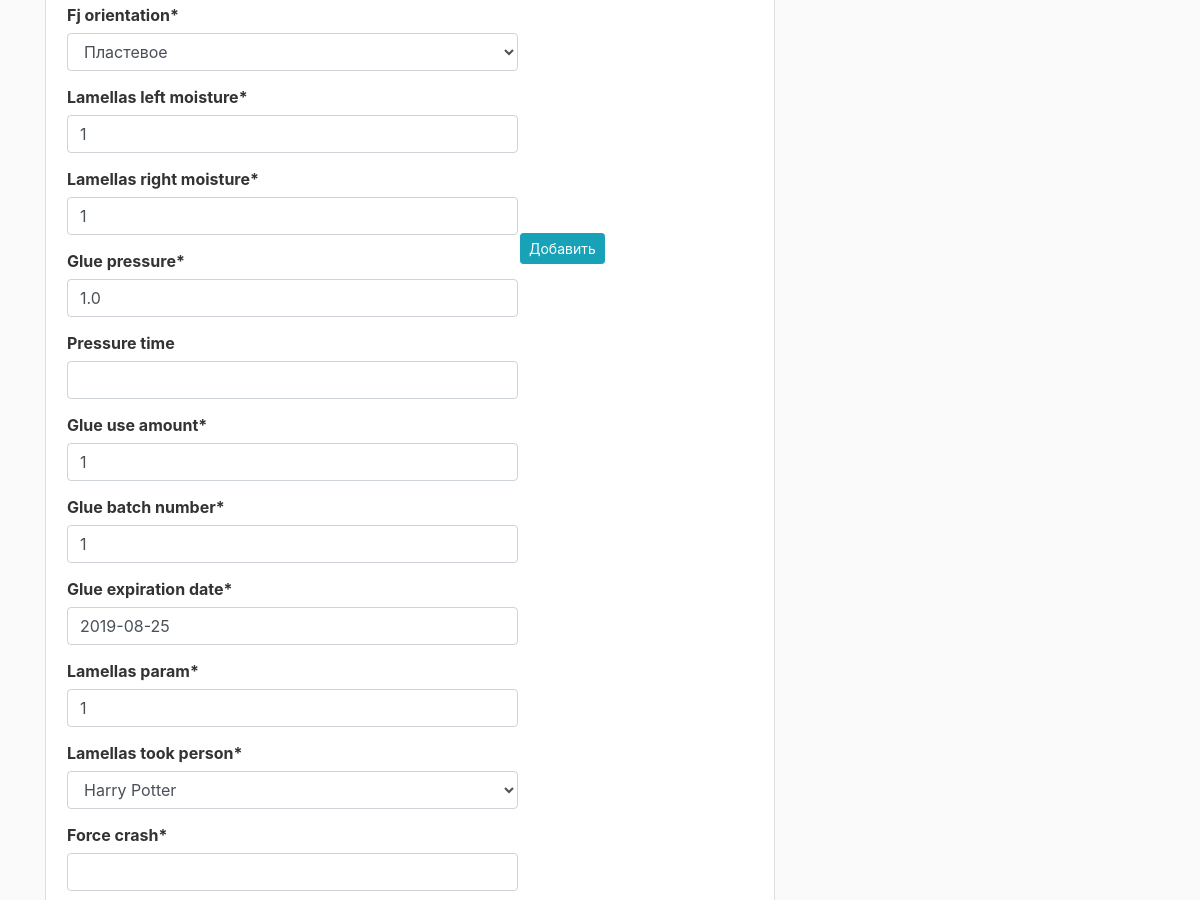
The app's page /bendtest/ (signed in, middle part), older data.
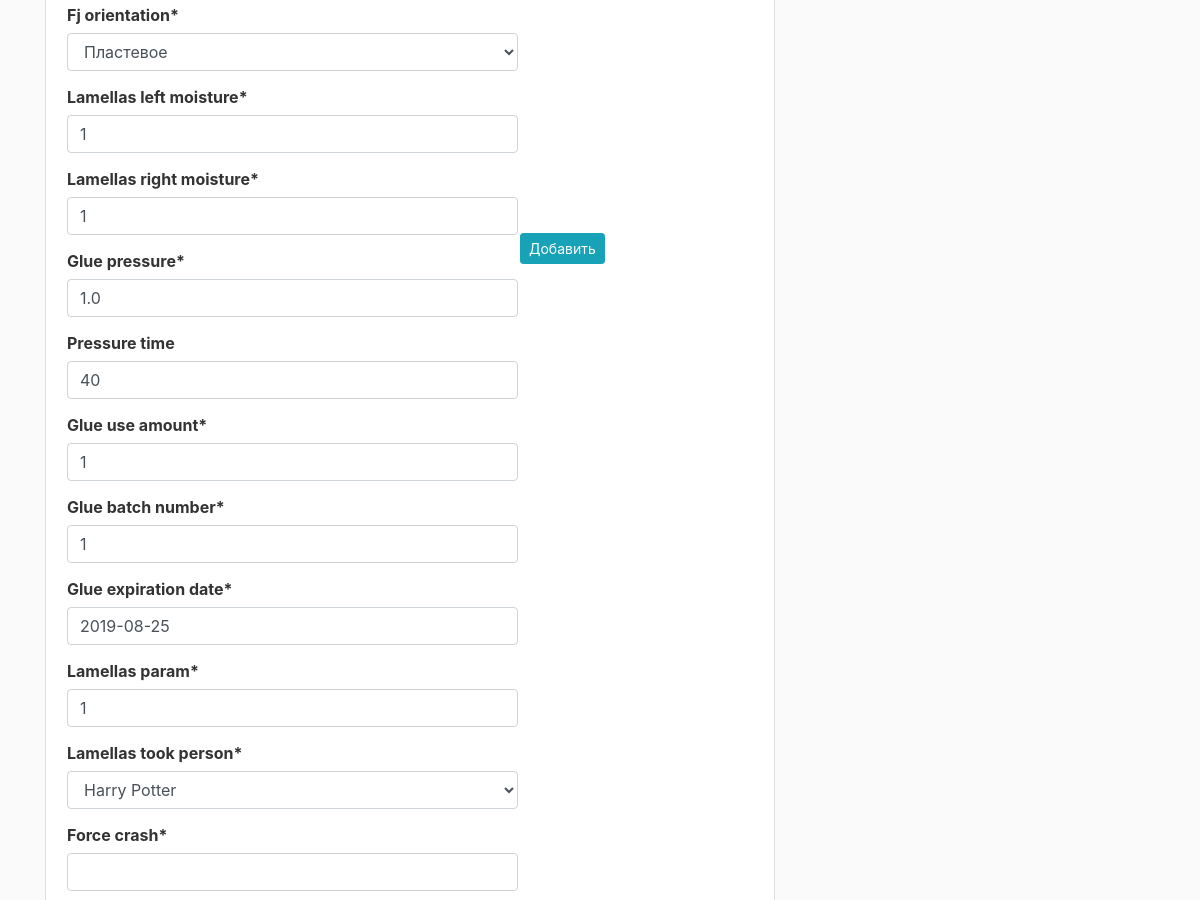
The same page, newer data.
### mainApp/models.py (models this page shows, shortened)
class TestLamella(models.Model):
	test_date = models.DateField()
	test_time = models.TimeField(blank=True, null=True, default=None)
	test_number = models.IntegerField(default=def_bt_test_number)
	equipment = models.CharField(max_length=100, default=def_bt_equipment)
	type_of_wood = models.ForeignKey(Wood_types, on_delete=models.PROTECT, related_name='TestLamella_fj_wood_type', default=def_bt_type_of_wood)
	strength_class = models.ForeignKey(strength_class_types, on_delete=models.PROTECT, related_name='TestLamella_strength_class', default=def_bt_strength_class)
	glue = models.CharField(max_length=100, default=def_bt_glue)
	glue_harderner_amount = models.CharField(max_length=100, blank=True, default=def_bt_glue_harderner_amount)
	lamellas_thickness = models.IntegerField(default=def_bt_lamellas_thickness)
	lamellas_width = models.IntegerField(default=def_bt_lamellas_width)
	lamellas_length = models.IntegerField(default=def_bt_lamellas_length)
	fj_length = models.IntegerField(default=def_bt_fj_length)
	fj_path = models.IntegerField(default=def_bt_fj_path)
	fj_gap = models.IntegerField(default=def_bt_fj_gap)
	fj_angle = models.IntegerField(default=def_bt_fj_angle)
	fj_orientation = models.CharField(max_length=100, choices=[('Пластевое', 'Пластевое'), ('Ребровое', 'Ребровое')], default=def_bt_fj_orientation)
	lamellas_left_moisture = models.IntegerField(default=def_bt_lamellas_left_moisture)
	lamellas_right_moisture = models.IntegerField(default=def_bt_lamellas_right_moisture)
	glue_pressure = models.FloatField(default=def_bt_glue_pressure)
	pressure_time = models.IntegerField(blank=True, null=True, default=def_bt_pressure_time)
	glue_use_amount = models.IntegerField(default=def_bt_glue_use_amount)
	glue_batch_number = models.CharField(max_length=100, default=def_bt_glue_batch_number)
	glue_expiration_date = models.DateField()
	lamellas_param = models.CharField(max_length=100, default=def_bt_lamellas_param)
	lamellas_took_person = models.ForeignKey(Person, on_delete=models.PROTECT, related_name='TestLamella_took_person', default=def_bt_lamellas_took_person)
	force_crash = models.FloatField()
	time_of_testing = models.IntegerField(blank=True, null=True)
	lamellas_strength = models.FloatField()
	passed = models.BooleanField(default=False)
	by_fj_crash = models.IntegerField()
	base_fj_crash = models.IntegerField()
	out_of_fj_crash = models.IntegerField()
	comment = models.TextField(blank=True)
	photo = models.ImageField(upload_to='uploads', blank=True)
	author = models.ForeignKey(User, blank=True, null=True, on_delete=models.CASCADE)

### mainApp/views.py (the view)
# urls.py: path('bendtest/', today_views.bendtest, name='bendtest'),
@login_required
def bendtest(request):
	if request.method == 'POST':
		form = BendtestForm(request.POST, request.FILES)
		if form.is_valid():
			form.instance.author = request.user
			form.save()
			messages.success(request, f'Новый тест на изгиб сохранен!')
			return redirect('today')
	else:
		form = BendtestForm()
	return render(request, 'mainApp/bendtest.html', {'form': form})

### mainApp/forms.py
class BendtestForm(forms.ModelForm):
	test_date = forms.DateField(widget=DatePickerInput(format='%Y-%m-%d'), initial=datetime.date.today())
	glue_expiration_date = forms.DateField(widget=DatePickerInput(format='%Y-%m-%d'), initial=def_bt_glue_expiration_date)
	class Meta:
		model = TestLamella
		fields = ['test_date', 'test_time', 'test_number', 'equipment', 'type_of_wood', 'strength_class', 'glue',
		'glue_harderner_amount', 'lamellas_thickness', 'lamellas_width', 'lamellas_length', 'fj_length', 'fj_path', 'fj_gap',
		'fj_angle', 'fj_orientation', 'lamellas_left_moisture', 'lamellas_right_moisture', 'glue_pressure',
		'pressure_time', 'glue_use_amount', 'glue_batch_number', 'glue_expiration_date', 'lamellas_param',
		'lamellas_took_person', 'force_crash', 'time_of_testing', 'lamellas_strength', 'passed', 'by_fj_crash', 'base_fj_crash',
		'out_of_fj_crash', 'comment', 'photo']

### mainApp/models.py (called while the page is built)
def def_bt_equipment():
	try:
		last_bendtests = TestLamella.objects.all().order_by('-test_date', '-test_number', '-test_time').first()
		return last_bendtests.equipment
	except: return None

	def __str__(self):
		return self.name

	def __str__(self):
		return self.name

### mainApp/templates/mainApp/bendtest.html (shortened to what this page needs)
{% extends "mainApp/today.html" %}
{% load crispy_forms_tags %}
{% load bootstrap4 %}
{% block content %}
	<div class="content-section tabletoday">
        <table>
            <div class="border-bottom">
                    <form method="POST" action="{% url 'bendtest' %}" enctype="multipart/form-data">
                    <th>
                        {{ form|crispy }}
                    </th>
                    <th>
                        <button class="btn btn-info btn-sm mt-1 mb-1" type="submit">Добавить</button>
                    </th>
                    </form>
        </table>
    </div>
{% endblock content %}

Row changes from the older to the newer data that the page shows:
changed TestLamella "Пластевое": pressure_time (not shown) → "40"
